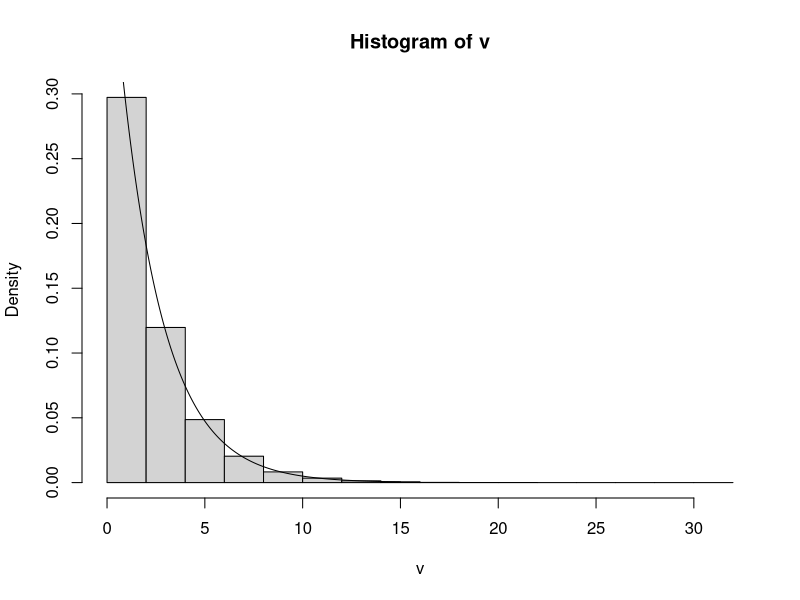
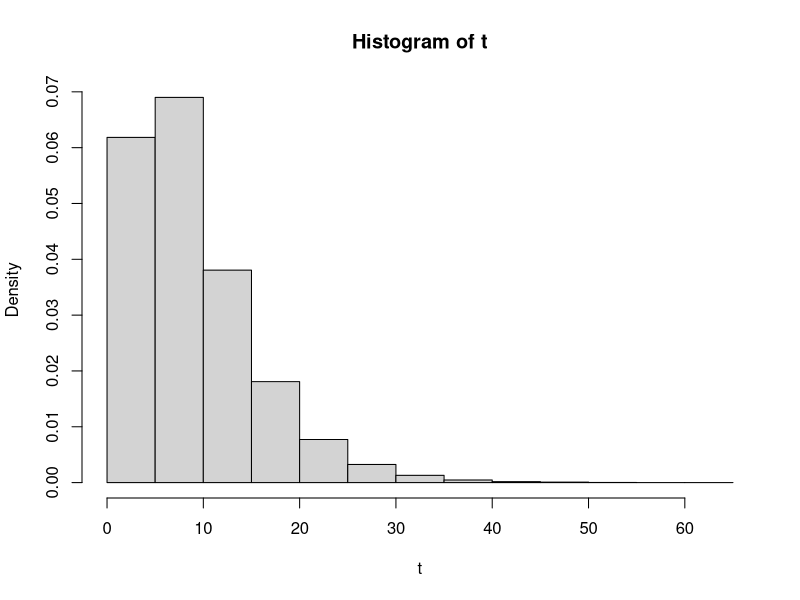
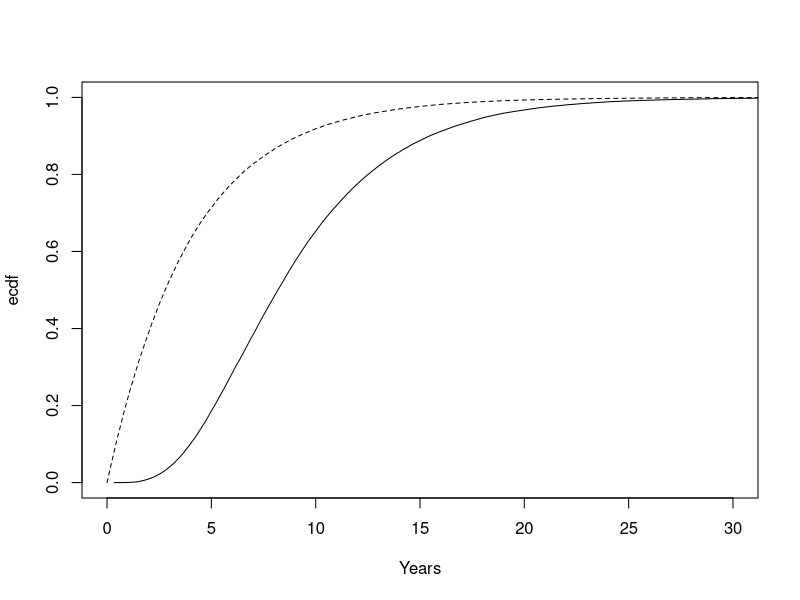
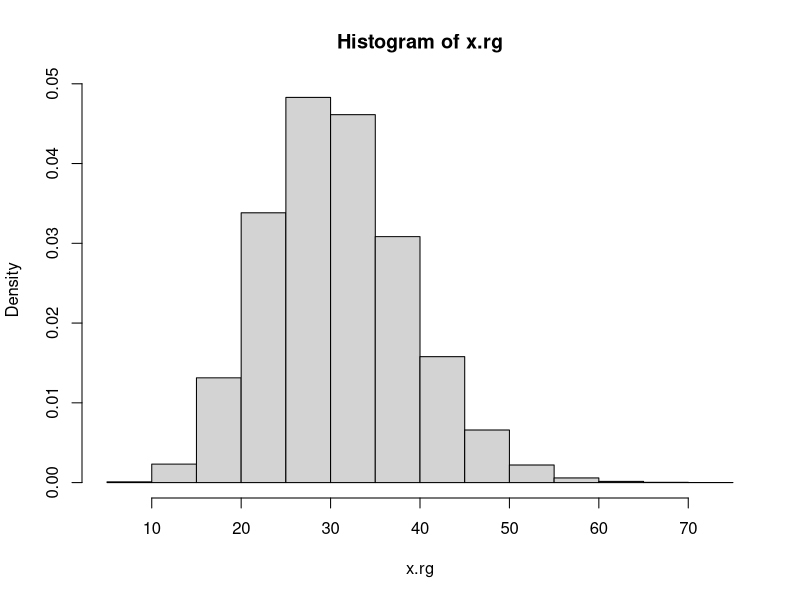
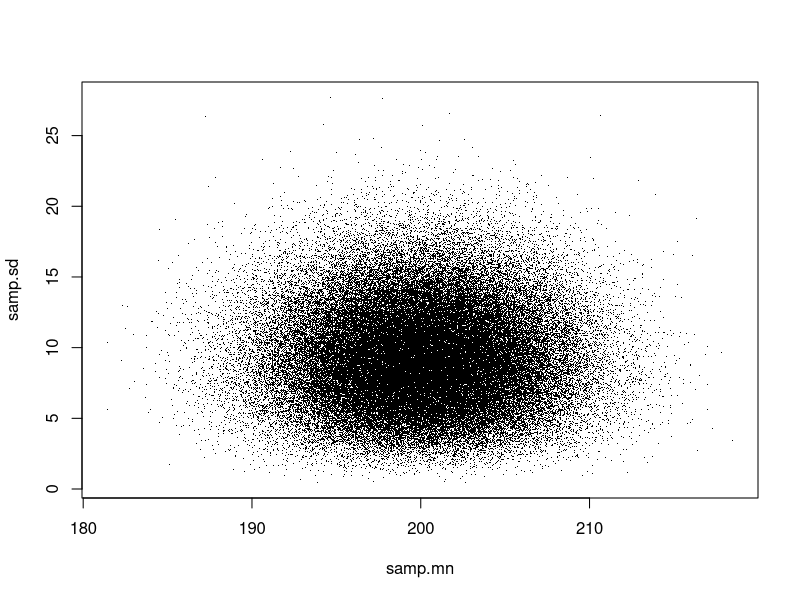
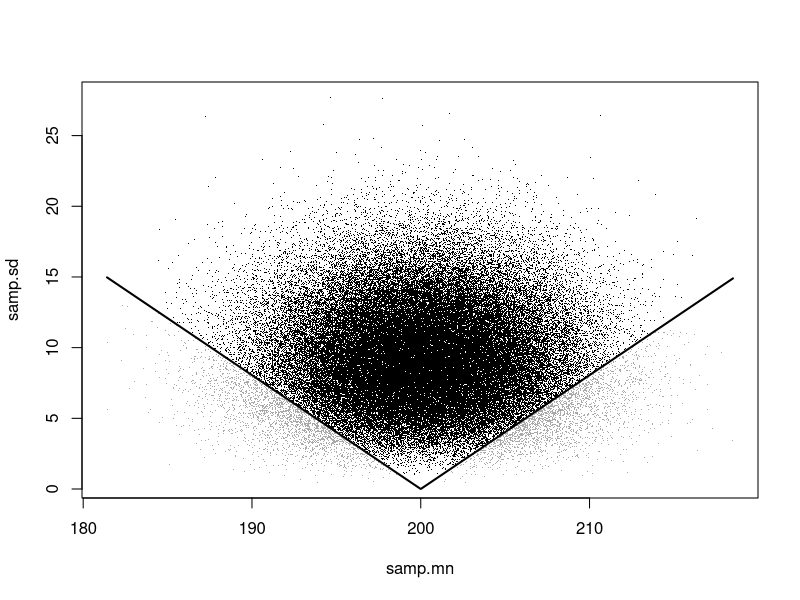
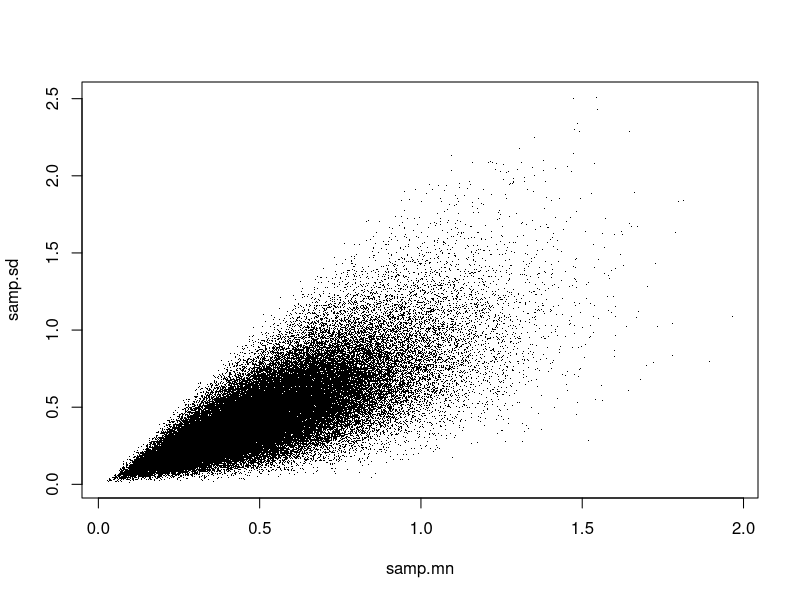
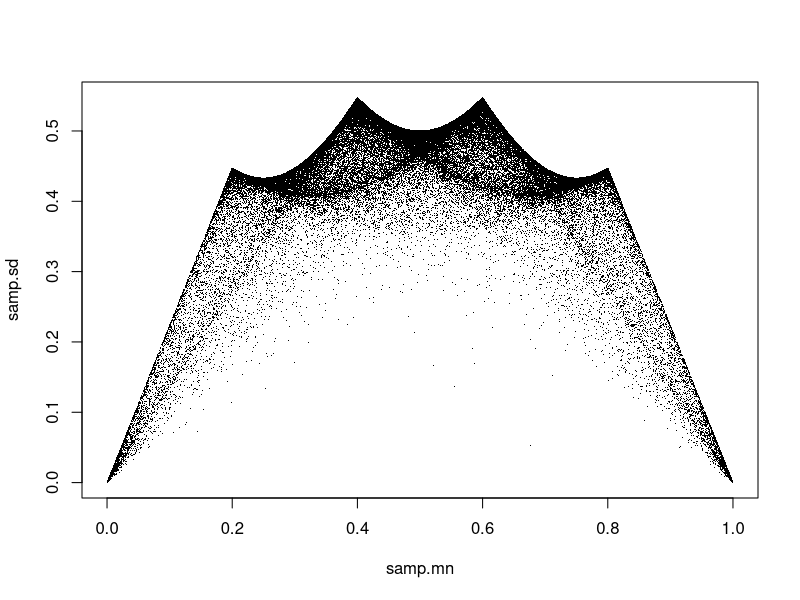

The R script that drew these images, in order:
### Suess & Trumbo
### Introduction to Probability 
### Simulation and Gibbs Sampling 
### with R
### Chapter 4

## Example 4.1
#  Scenario 1

# set.seed(1212)
m = 100000;  lam1 = 1/5;  lam2 = 1/4     # constants
x1 = rexp(m, lam1);  x2 = rexp(m, lam2)  # simulation
v = pmin(x1, x2)                         # m-Vector of minimums
mean(v > 5)                              # approximates P{V > 5}
hist(v, prob=T)
xx = seq(0, 15, by=.01);  lines(xx, dexp(xx, 9/20))

## --
#  Scenario 2

# set.seed(1212)
m = 100000;  lam1 = 1/5;  lam2 = 1/4
x1 = rexp(m, lam1);  x2 = rexp(m, lam2)
t = x1 + x2
mean(t > 5)
hist(t, prob=T)



## Example 4.2

# set.seed(12)
m = 100000                 # iterations
n = 5;  lam = 1/4          # constants: system parameters
x = rexp(m*n, lam)         # vector of all simulated data
DTA = matrix(x, nrow=m)    # each row a simulated system
w = apply(DTA, 1, max)     # lifetimes of m systems
mean(w)                    # approximates E(W)
mean(w > 5)                # approximates P{W > 5}
quantile(w, .9)            # approximates 90th percentile

## --

ecdf = (1:m)/m
w.sort = sort(w)      # order statistics for system simulated above
y = rexp(m, lam)      # simulation for single CPU
y.sort = sort(y)      # order statistics for single CPU
plot(w.sort, ecdf, type="l", xlim=c(0,30), xlab="Years")
lines(y.sort, ecdf, lty="dashed")



## Example 4.3

# set.seed(1237)
m = 100000;  n = 10;  mu = 100;  sg = 10
x = rnorm(m*n, mu, sg);  DTA = matrix(x, m)
x.mx = apply(DTA, 1, max);  x.mn = apply(DTA, 1, min)
x.rg = x.mx - x.mn      # vector of m sample ranges
mean(x.rg);  sd(x.rg)
quantile(x.rg, c(.025,.975))
hist(x.rg, prob=T)



## Example 4.4

# set.seed(37)
m = 100000;  n = 5;  mu = 200;  sg = 10
y = rnorm(m*n, mu, sg);  DTA = matrix(y, nrow=m)
samp.mn = rowMeans(DTA)
samp.sd = sqrt(rowSums((DTA - samp.mn)^2)/(n-1))
cor(samp.mn, samp.sd)
A = mean(samp.mn <= 195);  B = mean(samp.sd <= 5);  A;  B;  A*B
mean(samp.mn <= 195 & samp.sd <= 5)
plot(samp.mn, samp.sd, pch=".")



## Example 4.5 (assumes Example 4.4 already run)

plot(samp.mn, samp.sd, pch=".", col="darkgrey")
t.crit = qt(0.975, n-1)
t = sqrt(n)*(samp.mn - mu)/samp.sd
cover = (1:m)[abs(t) < t.crit]
points(samp.mn[cover], samp.sd[cover], pch=".")
xx = seq(min(samp.mn),max(samp.mn),length=1000)
ss = abs(sqrt(n)*(xx-mu)/t.crit)
lines(xx, ss, lwd=2)  # boundary lines



## Example 4.6

# set.seed(12)
m = 100000;  n = 5;  lam = 2
DTA = matrix(rexp(m*n, lam), nrow=m)
samp.mn = rowMeans(DTA)
samp.sd = sqrt(rowSums((DTA - samp.mn)^2)/(n-1))
plot(samp.mn, samp.sd, pch=".");  cor(samp.mn, samp.sd)



## Example 4.7

# set.seed(12)
m = 100000; n = 5; alpha = beta = 0.1
DTA = matrix(rbeta(m*n, alpha, beta), nrow=m)
samp.mn = rowMeans(DTA)
samp.sd = sqrt(rowSums((DTA - samp.mn)^2)/(n-1))
cor(samp.mn, samp.sd)
plot(samp.mn, samp.sd, pch=".")



## Example 4.8

Risk = c(38, 23, 41, 18, 37, 36, 23, 62, 31, 34, 24,
         14, 21, 17, 16, 20, 15, 10, 45, 39, 22, 35,
         49, 48, 44, 35, 43, 39, 34, 13, 73, 25, 27)
Ctrl = c(16, 18, 18, 24, 19, 11, 10, 15, 16, 18, 18,
         13, 19, 10, 16, 16, 24, 13,  9, 14, 21, 19,
          7, 18, 19, 12, 11, 22, 25, 16, 13, 11, 13)
Pair.Diff = Risk - Ctrl

#---(makes graph similar to Fig. 4.7)

plot(ecdf(Pair.Diff), pch=19, ylim=c(-.1,1))
xx = seq(-9,60, by = .01)
lines(xx, pnorm(xx, mean(Pair.Diff), sd(Pair.Diff)), lty="dashed")
stripchart(Pair.Diff, meth="stack", add=T, at=-.07, offset=1/2)

#---(makes graph similar to Fig 4.8)

# set.seed(1237)
n = length(Pair.Diff)                   # number of data pairs
d.bar = mean(Pair.Diff)                 # observed mean of diff's
B = 10000                               # number of resamples
re.x = sample(Pair.Diff, B*n, repl=T)
RDTA = matrix(re.x, nrow=B)             # B x n matrix of resamples
re.mean = rowMeans(RDTA)                # vector of B `d-bar-star's
hist(re.mean, prob=T)                   # hist. of bootstrap dist.
bci = quantile(re.mean, c(.025, .975))  # simple bootstrap CI
alt.bci = 2*d.bar - bci[2:1]            # bootstrap percentile CI
bci; alt.bci

## ----------


## Problem 4.12

# Curve for original example
m = 100000
n = 5;  lam.e = 1/4   
x = rexp(m*n, lam.e);  DTA = matrix(x, nrow=m)
w.e = apply(DTA, 1, max)
mean(w.e);  quantile(w.e, .5);  mean(w.e > 10)
ecdf = (1:m)/m;  w.e.sort = sort(w.e)
plot(w.e.sort, ecdf, type="l", xlim=c(0,40), xlab="Years")

# Overlay curve for part (a)
lam = c(1/2, 1/4, 1/4, 1/4, 1/8)   # As in part (a)
x = rexp(m*n, lam);  DTA = matrix(x, nrow=m, byrow=T)
w.a = apply(DTA, 1, max)
mean(w.a);  quantile(w.a, .5);  mean(w.a > 10)
w.a.sort = sort(w.a)
lines(w.a.sort, ecdf, lwd=2, col="darkblue", lty="dashed")



## Problem 4.24

dh = c(8.50,  9.75,  9.75,  6.00,  4.00, 10.75,  9.25, 13.25, 10.50,
      12.00, 11.25, 14.50, 12.75,  9.25, 11.00, 11.00,  8.75,  5.75,
       9.25, 11.50, 11.75,  7.75,  7.25, 10.75,  7.00,  8.00, 13.75,
       5.50,  8.25,  8.75, 10.25, 12.50,  4.50, 10.75,  6.75, 13.25,
      14.75,  9.00,  6.25, 11.75,  6.25)

##--

B = 10000;  n = length(dh)

# Parameter estimates
dh.bar = mean(dh);  sd.dh = sd(dh)

# Resampling
re.x = rnorm(B*n, dh.bar, sd.dh)
RDTA = matrix(re.x, nrow=B)

# Results
re.mean = rowMeans(RDTA)
hist(re.mean)
bci = quantile(re.mean, c(.025, .975));  bci
2*d.bar - bci[2:1]  



## Problem 4.26

m = 1000;  cover = numeric(m);  B = 1000;  n = 50
for (i in 1:m)  
{
  x = rnorm(n);  re.x = sample(x, B*n, repl=T)
  RDTA = matrix(re.x, nrow=B);  re.mean = rowMeans(RDTA)
  cover[i] = prod(quantile(re.mean, c(.025,.975)))  
}
mean(cover < 0)



## Problem 4.27

## (c)
tau = 7000:15000;  like = dhyper(95, 900, tau-900, 1100)
mle = tau[like==max(like)];  mle
plot(tau, like, type="l");  abline(v=mle, lty="dashed")

## (d) [makes new graph]
# Data
c = 900;  n = 1100;  x = 95

# Extimated population size
tau.hat = floor(c*n/x)

# Resample using estimate
B = 10000;  re.tau = floor(c*n/rhyper(B, c, tau.hat-c, n))

# Histogram and bootstrap confidence intervals
hist(re.tau)
bci = quantile(re.tau, c(.025,.975));  bci  # simple bootstrap
2*tau.hat - bci[2:1]                        # percentile method














